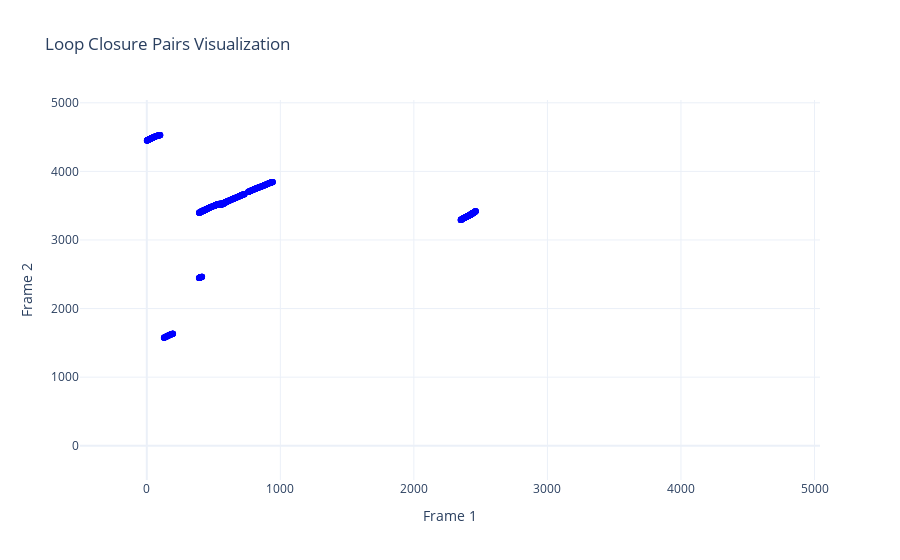

The code cell stored with this chart in its notebook:
### Code cell
static_lcd_analysis()

### Figure 1 — Plotly figure (JSON) as saved in the notebook; plotly's stock layout.template omitted (floating-point values rounded to 4 significant figures; data arrays with more than 128 entries replaced by an {"elided": "..."} marker saying what was removed)
{"data": [{"marker": {"color": "blue", "opacity": 0.6, "size": 6}, "mode": "markers", "name": "Loop Closure Pairs", "type": "scatter", "x": {"elided": "3022 int values"}, "y": {"elided": "3022 int values"}}], "layout": {"title": {"text": "Loop Closure Pairs Visualization"}, "xaxis": {"range": [-500, 5041], "title": {"text": "Frame 1"}}, "yaxis": {"range": [-500, 5041], "title": {"text": "Frame 2"}}}}
